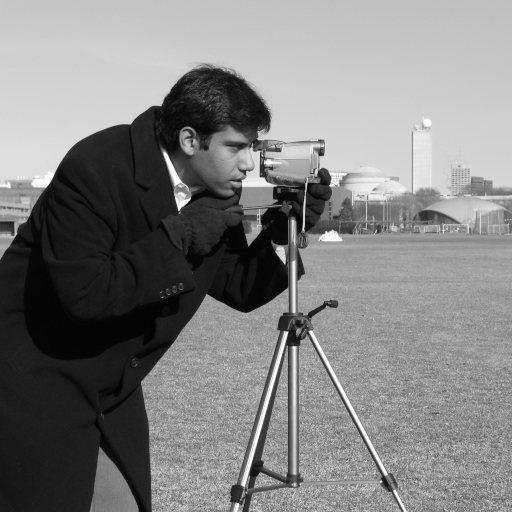
#> input picture skimage.data.camera(), 512 x 512 px
$ python synchronous.py
#> lines starting #> are read from the running program, lines starting #| are printed output that depends on the picture; after the words box and inside, x2 and y2 are one past the last pixel; in counts of white or black regions, pixels touching at a corner belong together
import numpy as np
np.random.seed(1)
from matplotlib import pyplot as plt
import skimage.data
from skimage.color import rgb2gray
from skimage.filters import threshold_mean
from skimage.transform import resize
import matplotlib.image as mpi
import network

# Utils
def get_corrupted_input(input, corruption_level):
    corrupted = np.copy(input)
    inv = np.random.binomial(n=1, p=corruption_level, size=len(input))
    for i, v in enumerate(input):
        if inv[i]:
            corrupted[i] = -1 * v
    return corrupted

def reshape(data):
    dim = int(np.sqrt(len(data)))
    data = np.reshape(data, (dim, dim))
    return data

def plot(data, test, predicted, figsize=(5, 6)):
    data = [reshape(d) for d in data]
    test = [reshape(d) for d in test]
    predicted = [reshape(d) for d in predicted]

    fig, axarr = plt.subplots(len(data), 3, figsize=figsize)
    for i in range(len(data)):
        if i==0:
            axarr[i, 0].set_title('Train data')
            axarr[i, 1].set_title("Input data")
            axarr[i, 2].set_title('Output data')

        axarr[i, 0].imshow(data[i])
        axarr[i, 0].axis('off')
        axarr[i, 1].imshow(test[i])
        axarr[i, 1].axis('off')
        axarr[i, 2].imshow(predicted[i])
        axarr[i, 2].axis('off')

    plt.tight_layout()
    plt.savefig("result.png")
    plt.show()

def preprocessing(img, w=128, h=128):
    # Resize image
    img = resize(img, (w,h), mode='reflect')

    # Thresholding
    thresh = threshold_mean(img)
    binary = img > thresh
    shift = 2*(binary*1)-1 # Boolian to int

    # Reshape
    flatten = np.reshape(shift, (w*h))
    return flatten

def main():
    # Load data
    camera = skimage.data.camera()
#> camera is the input picture: shape (512, 512); min 0, max 255, mean 129.1
    astronaut = rgb2gray(skimage.data.astronaut())
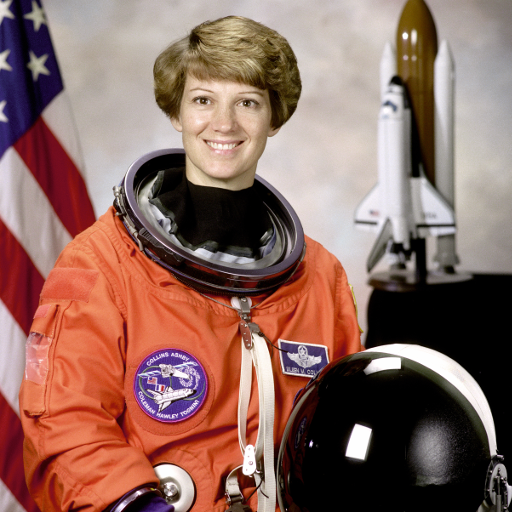
#> input picture skimage.data.astronaut(), 512 x 512 px
    horse = skimage.data.horse()
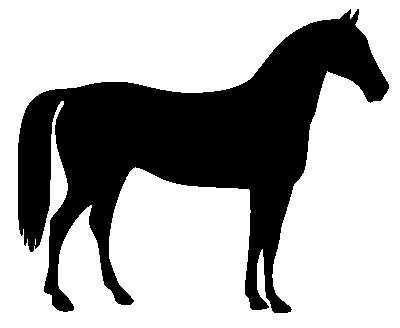
#> input picture skimage.data.horse(), 400 x 328 px
#> horse is the input picture: shape (328, 400) bool; 66.9% white; 1 black region, box (x1, y1, x2, y2) and area: (18, 9, 389, 313) 43412
    coffee = rgb2gray(skimage.data.coffee())
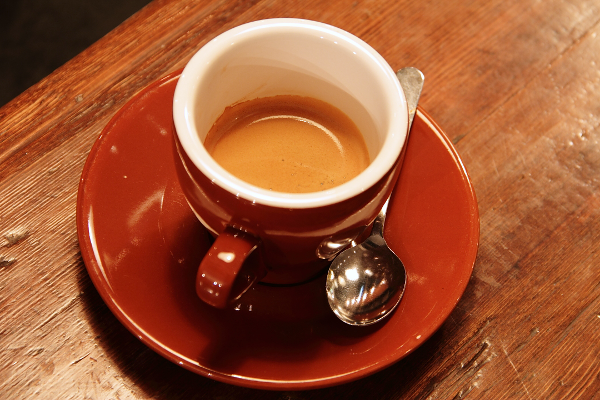
#> input picture skimage.data.coffee(), 600 x 400 px
    print(coffee.shape)
#| (400, 600)
    man = rgb2gray(mpi.imread("yosuke.jpg"))
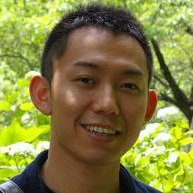
#> input picture imgs/yosuke.jpg, 193 x 193 px, found by its file name
#> man: shape (193, 193) float64; min 0.00196, max 1, mean 0.491
    print(man.shape)
#| (193, 193)


    # Marge data
    data = [camera, astronaut, horse, coffee,man]
    # Preprocessing
    print("Start to data preprocessing...")
    data = [preprocessing(d) for d in data]
#> in preprocessing, `thresh = threshold_mean(img)`: thresh = 0.506
#> in preprocessing, `binary = img > thresh`: binary: shape (128, 128) bool; 65.3% white; 26 black regions (23 under 20 px), largest, box (x1, y1, x2, y2) and area: (0, 17, 100, 128) 5562, (101, 49, 114, 56) 45, (91, 111, 100, 123) 24
#> in preprocessing, `flatten = np.reshape(shift, (w*h))`: flatten = 16384 values, max 1 at index 0, min -1 at index 2224, mean 0.306
#> in preprocessing (call 2), `binary = img > thresh`: binary: shape (128, 128) bool; 54.9% white; 26 black regions (18 under 20 px), largest, box (x1, y1, x2, y2) and area: (6, 37, 128, 128) 5225, (0, 0, 24, 60) 690, (0, 98, 45, 128) 436
#> in preprocessing (call 3), `img = resize(img, (w,h), mode='reflect')`: img: shape (128, 128) bool; 67% white; 1 black region, box (x1, y1, x2, y2) and area: (6, 4, 124, 122) 5408
#> call 4 of preprocessing, with w = 128, h = 128
#> in preprocessing (call 4), `img = resize(img, (w,h), mode='reflect')`:
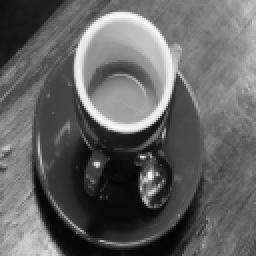
#> img: shape (128, 128) float64 (shown 2 times larger); min 0.0177, max 0.99, mean 0.387
#> in preprocessing (call 4), `thresh = threshold_mean(img)`: thresh = 0.387
#> in preprocessing (call 4), `binary = img > thresh`: binary: shape (128, 128) bool; 49.8% white; 53 white regions (42 under 20 px), largest, box (x1, y1, x2, y2) and area: (34, 0, 128, 82) 5242, (0, 34, 31, 128) 1508, (0, 0, 48, 51) 474
#> in preprocessing (call 4), `flatten = np.reshape(shift, (w*h))`: flatten = 16384 values, max 1 at index 37, min -1 at index 0, mean -0.00378
#> in preprocessing (call 5), `img = resize(img, (w,h), mode='reflect')`:
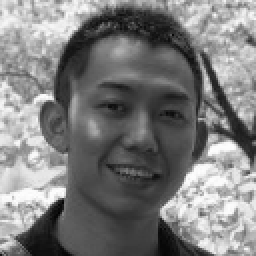
#> img: shape (128, 128) float64 (shown 2 times larger); min 0.00697, max 0.999, mean 0.491
#> in preprocessing (call 5), `thresh = threshold_mean(img)`: thresh = 0.491
#> in preprocessing (call 5), `binary = img > thresh`:
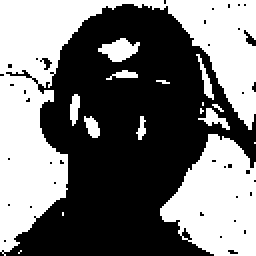
#> binary: shape (128, 128) bool (shown 2 times larger); 45.9% white; 16 white regions (7 under 20 px), largest, box (x1, y1, x2, y2) and area: (0, 0, 128, 128) 5058, (80, 67, 128, 128) 1963, (49, 19, 70, 31) 149
#> in preprocessing (call 5), `flatten = np.reshape(shift, (w*h))`: flatten = 16384 values, max 1 at index 0, min -1 at index 82, mean -0.082
#> data = 5 items

    # Create Hopfield Network Model
    model = network.HopfieldNetwork()
    model.train_weights(data)

    # Generate testset
    test = [get_corrupted_input(d, 0.3) for d in data]

    predicted = model.predict(test, threshold=0, asyn=False)
    print("Show prediction results...")
    plot(data, test, predicted)
    print("Show network weights matrix...")
    model.plot_weights()

if __name__ == '__main__':
    main()
#> (the call stopped at in main, `model = network.HopfieldNetwork()`: network is not available in this run)
